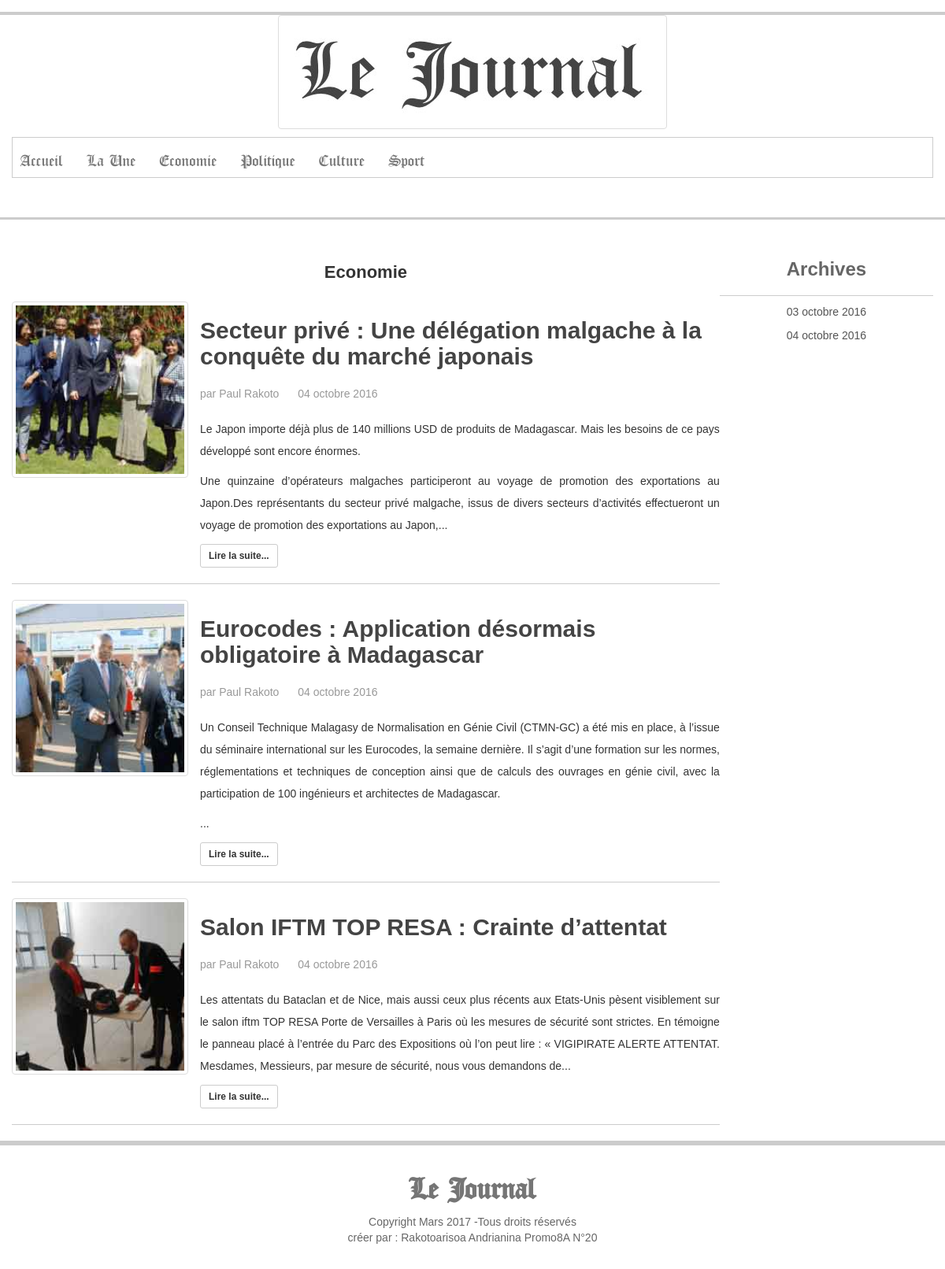
/categorie-1-Economie.php, run on the app's committed database.
### tables this page shows
CREATE TABLE `categorie` (
  `idCategorie` int(11) NOT NULL,
  `nomCategorie` varchar(25) NOT NULL
);

CREATE TABLE `journal` (
  `idJournal` int(11) NOT NULL,
  `dateJournal` varchar(25) NOT NULL,
  `idUne` int(11) NOT NULL DEFAULT '0',
  `publier` varchar(5) NOT NULL DEFAULT 'non'
);

### fonction/JournalDB.class.php (called while the page is built, shortened)
<?php
class JournalDB
{
	var $con;
	public function __construct($con)
	{
		$this->con=$con;
	}
	public function getArchiveJournal()
	{
		$sql = "SELECT * FROM journal WHERE publier='oui'";
		$reg=$this->con->prepare($sql);
		$reg->execute();
		$tab=array();
		while($line=$reg->fetch())
		{
			array_push($tab, new Journal($line["idJournal"],$line["dateJournal"],$line["idUne"],$line["publier"]));
		}
		return $tab;
	}
	public function getLastDate(){
		$sql = "SELECT * FROM journal WHERE publier='oui' ORDER BY dateJournal DESC LIMIT 1";
		$statement = $this->con->prepare($sql);
		$statement->execute();
		$resultSet = $statement->fetch();
		return $resultSet['dateJournal'];
	}
}
?>

### fonction/ArticleDB.class.php (called while the page is built, shortened)
<?php
class ArticleDB
{
	var $con;
	public function __construct($con)
	{
		$this->con=$con;
	}
	public function getAllArticle($args,$date)
	{
		$sql = "SELECT * FROM allarticle WHERE publier = 'oui' AND nomCategorie =? AND idArticle!=idUne AND dateJournal=?";
		$reg=$this->con->prepare($sql);
		$reg->execute(array($args,$date));
		$tab=array();
		while($line=$reg->fetch())
		{
			array_push($tab, new Article($line["idArticle"],$line["idAuteur"],$line["idPublieur"],$line["nomAuteur"],$line["nomPublieur"],$line["idCategorie"],$line["nomCategorie"],$line["idJournal"],$line["dateJournal"],$line["idUne"],$line["publier"],$line["nomImage"],$line["titreArticle"],$line["textArticle"]));
		}
		return $tab;
	}
	public function getLaUne($date)
	{
		$sql = "SELECT * FROM allarticle WHERE publier = 'oui' AND idArticle=idUne AND dateJournal=?";
		$reg=$this->con->prepare($sql);
		$reg->execute(array($date));
		$tab=array();
		while($line=$reg->fetch())
		{
			array_push($tab, new Article($line["idArticle"],$line["idAuteur"],$line["idPublieur"],$line["nomAuteur"],$line["nomPublieur"],$line["idCategorie"],$line["nomCategorie"],$line["idJournal"],$line["dateJournal"],$line["idUne"],$line["publier"],$line["nomImage"],$line["titreArticle"],$line["textArticle"]));
		}
		return $tab;
	}
	public function getExtrait($txt,$taille)
    {
	    $html=substr($txt, 0 , $taille).'...';
	    return $html;
    }
}
?>

### fonction/Article.class.php (called while the page is built, shortened)
<?php
class Article
{
	public function __construct($idArticle,$idAuteur,$idPublieur,$nomAuteur,$nomPublieur,$idCategorie,$nomCategorie,$idJournal,$dateJournal,$idUne,$publier,$nomImage,$titreArticle,$textArticle)
	{
		$this->idArticle=$idArticle;
		$this->nomAuteur=$nomAuteur;
		$this->nomCategorie=$nomCategorie;
		$this->dateJournal=$dateJournal;
		$this->nomImage=$nomImage;
		$this->titreArticle=$titreArticle;
		$this->textArticle=$textArticle;
	}
}
?>

### fonction/CategorieDB.class.php (called while the page is built, shortened)
<?php
class CategorieDB
{
	var $con;
	public function __construct($con)
	{
		$this->con=$con;
	}
	public function getAllCategorie()
	{
		$sql = "SELECT * FROM categorie";
		$reg=$this->con->prepare($sql);
		$reg->execute();
		$tab=array();
		while($line=$reg->fetch())
		{
			array_push($tab, new Categorie($line["idCategorie"],$line["nomCategorie"]));
		}
		return $tab;
	}
	public function getCategorie($id)
	{
		$sql = "SELECT * FROM categorie WHERE idCategorie=?";
		$reg=$this->con->prepare($sql);
		$reg->execute(array($id));
		$tab=array();
		while($line=$reg->fetch())
		{
			array_push($tab, new Categorie($line["idCategorie"],$line["nomCategorie"]));
		}
		return $tab;
	}
}
?>

### fonction/Categorie.class.php (called while the page is built, shortened)
<?php
class Categorie
{
	public function __construct($idCategorie,$nomCategorie)
	{
		$this->idCategorie=$idCategorie;
		$this->nomCategorie=$nomCategorie;
	}
}
?>

### fonction/UtilDb.class.php (called while the page is built, shortened)
<?php
class UtilDb{
	public function moisEnLettre($date)
	{
		$dat = explode("-", $date);
		$mois=$dat[1];
		switch ($mois) {
		    case 10:
		        $dd=$dat[2].' '.'octobre'.' '.$dat[0] ;
		        break;
    	}
    	return $dd;
	}
}
?>

### fonction/Journal.class.php (called while the page is built, shortened)
<?php
class Journal
{
	public function __construct($idJournal,$dateJournal,$idUne,$publier)
	{
		$this->dateJournal=$dateJournal;
	}
}
?>

### categorie.php (the view, shortened to what this page needs)
<?php
    require_once('fonction/Article.class.php');
    require_once('fonction/ArticleDB.class.php');
    require_once('fonction/Categorie.class.php');
    require_once('fonction/CategorieDB.class.php');
    require_once('fonction/Journal.class.php');
    require_once('fonction/JournalDB.class.php');
    require_once('fonction/UtilDb.class.php');
    $base=new UtilDb();
    $connect=$base->getConnection();
    $CategorieDB=new CategorieDB($connect);
    $JournalDB=new JournalDB($connect);
    $cats=$CategorieDB->getCategorie($_GET['id']);
    $dateArchive=$JournalDB->getArchiveJournal();
?>
<!doctype html>
<html>
	<head>
		<link rel="stylesheet"  style="text/css" href="css/style.min.css">
		<link rel="stylesheet"  style="text/css" href="css/header_footer.min.css">
		<link rel="stylesheet"  style="text/css" href="css/bootstrap/css/bootstrap.min.css">
        <link rel="stylesheet"  style="text/css" href="css/bootstrap/css/font-awesome.min.css">
	</head>
	<body>
        <?php include ('includes/header.php'); ?>
        <div  id="mid-line"></div>
        <div class="container main_content">
            <div class="gauche">
                <?php foreach($cats AS $cat) { ?>
                <h2><?php echo $cat->nomCategorie;?></h2>
                <?php
                    $arts = $ArticleDB->getAllArticle($cat->nomCategorie,$lastDate);
                }?>
                <?php if(empty($arts)){?>
                    <h5>Oups, c'est embarassant, il semble qu'il n'y a pas d'article de cette catégorie ce <strong><?php echo $base->moisEnLettre($lastDate);?><strong></h5>
                <?php }if(!empty($arts)){
                    foreach($arts AS $art) {
                ?>
                <div class="article">
                    <div id="img_art">
                    <?php if($art->nomImage!=''){ ?>
                         <a href="article-<?php echo $art->idArticle;?>-<?php echo $art->nomCategorie; ?>.php">
                            <img src="images/<?php echo $art->nomImage;?>" class="img-thumbnail" alt="<?php echo $art->titreArticle;?>" width="224px" height="156px">
                        </a>
                    <?php } ?>
                    </div>
                    <div id="comment_art">
                        <h1><a href="article-<?php echo $art->idArticle;?>-<?php echo $art->nomCategorie; ?>.php"><?php echo $art->titreArticle;?></a></h1>
                        <span id="auteur_art">par <?php echo $art->nomAuteur;?></span>
                        <span id="date_art"><?php echo $base->moisEnLettre($art->dateJournal);?></span>
                        <p>
                            <?php echo $ArticleDB->getExtrait($art->textArticle,400);?>
                        </p>
                        <a href="article-<?php echo $art->idArticle;?>-<?php echo $art->nomCategorie; ?>.php">
                            <button type="button" class="btn btn-default btn-sm"><strong>Lire la suite...</strong></button>
                        </a>
                    </div>
                </div>
                <?php }}?>
            </div>
            <div class="droite">
                <h3>Archives</h3>
                <?php
                    foreach ($dateArchive as $archive) {
                ?>
                <p><a href="categorie-<?php echo $cat->idCategorie?>.<?php echo $archive->dateJournal?>.php"><?php echo $base->moisEnLettre($archive->dateJournal)?></a></p>
                <?php }?>
            </div>
        </div>
        <?php include ('includes/footer.php'); ?>
	</body>
</html>

### includes/header.php (shortened to what this page needs)
<?php
	require_once('fonction/Categorie.class.php');
	require_once('fonction/CategorieDB.class.php');
	require_once('fonction/Article.class.php');
    require_once('fonction/ArticleDB.class.php');
    require_once('fonction/Journal.class.php');
    require_once('fonction/JournalDB.class.php');
	require_once('fonction/UtilDb.class.php');
	$base=new UtilDb();
	$connect=$base->getConnection();
	$CategorieDB=new CategorieDB($connect);
	$tabCategorie=$CategorieDB->getAllCategorie();
	$ArticleDB=new ArticleDB($connect);
	$JournalDB=new JournalDB($connect);
    if(isset($_GET['date']))
    {
        $lastDate=$_GET['date'];
    }
    else
    {
        $lastDate=$JournalDB->getLastDate();
    }
    $laUne=$ArticleDB->getLaUne($lastDate);
?>
<header>
	<div id="top-bg"></div>
	<div class="container">
		<div id="logo"><img src="images/header_footer/logoSite.jpg" class="img-thumbnail" alt="logoJ"></div>
		<nav class="navbar navbar-default" data-spy="affix" data-offset-top="200">
			<div class="container">
				<ul class="nav navbar-nav collapse navbar-collapse" id="navigation">
					<li><a href="accueil.php">Accueil</a></li>
					 <?php foreach($laUne AS $une) { ?>
					<li><a href="article-<?php echo $une->idArticle;?>-<?php echo $une->nomCategorie; ?>.php">La Une</a></li>
					<?php }?>
					<?php foreach($tabCategorie AS $categorie) { ?>
					<li><a href="categorie-<?php echo $categorie->idCategorie;?>-<?php echo $categorie->nomCategorie;?>.php"><?php echo $categorie->nomCategorie;?></a></li>
					<?php } ?>
				</ul>
			</div>
		</nav>
	</div>
</header>

### includes/footer.php
<footer>
	<div id="titre_footer">
		<span>Le Journal<span>
	</div>
	<div id="copyright">
		<span>Copyright Mars 2017 -Tous droits réservés<span>
		<p>créer par : Rakotoarisoa Andrianina Promo8A N°20</p>
	</div>
</footer>

### data on the page
categorie: nomCategorie "Economie"
categorie: nomCategorie "Politique"
categorie: nomCategorie "Culture"
categorie: nomCategorie "Sport"
journal: dateJournal "03 octobre 2016"
journal: dateJournal "04 octobre 2016"

### other printed values
$art->titreArticle "Secteur privé : Une délégation malgache à la conquête du marché japonais"
$art->nomAuteur "Paul Rakoto"
$base->moisEnLettre($art->dateJournal) "04 octobre 2016"
$art->titreArticle "Eurocodes : Application désormais obligatoire à Madagascar"
$art->titreArticle "Salon IFTM TOP RESA : Crainte d’attentat"
